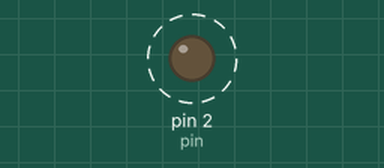
Recording of a sketch running on a simulated Arduino Uno, built with avr-gcc and run on an emulated ATmega328P. On the bench: output pins drawn as LEDs (lit = HIGH). Dashed ring = blinking.

Above: at 0.5 s.
Timing chart, 0 to 4.6 s (numbered marks = the images above):
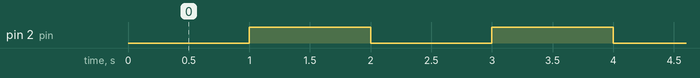

Measured:
- by itself, pin 2 (pin): alternates HIGH for 1.0 s and LOW for 1.0 s

The sketch:

LedControl.ino
```cpp
const int pin = 2;
void setup() {
  // put your setup code here, to run once:
  pinMode(pin, OUTPUT);

}

void loop() {
  // put your main code here, to run repeatedly:
  digitalWrite(pin, LOW);
   delay(1000);
  digitalWrite(pin, HIGH);
  delay(1000);
}
```
